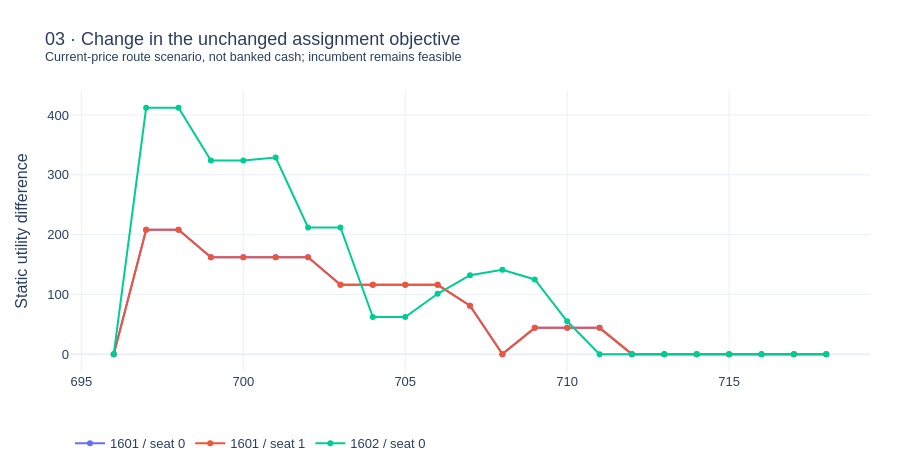

The code cell stored with this chart in its notebook:
### Code cell
screen_plots[1].show()
print('Static utility is not actual final cash. The incumbent feasible assignment was preserved.')

### Figure 1 — Plotly figure (JSON) as saved in the notebook; plotly's stock layout.template omitted (floating-point values rounded to 4 significant figures)
{"data": [{"mode": "lines+markers", "name": "1601 / seat 0", "type": "scatter", "x": [696, 697, 698, 699, 700, 701, 702, 703, 704, 705, 706, 707, 708, 709, 710, 711, 712, 713, 714, 715, 716, 717, 718], "y": [0.0, 208.0, 208.0, 162.0, 162.0, 162.0, 162.0, 116.0, 116.0, 116.0, 116.0, 81.0, 0.0, 44.0, 44.0, 44.0, 0.0, 0.0, 0.0, 0.0, 0.0, 0.0, 0.0]}, {"mode": "lines+markers", "name": "1601 / seat 1", "type": "scatter", "x": [696, 697, 698, 699, 700, 701, 702, 703, 704, 705, 706, 707, 708, 709, 710, 711, 712, 713, 714, 715, 716, 717, 718], "y": [0.0, 208.0, 208.0, 162.0, 162.0, 162.0, 162.0, 116.0, 116.0, 116.0, 116.0, 81.0, 0.0, 44.0, 44.0, 44.0, 0.0, 0.0, 0.0, 0.0, 0.0, 0.0, 0.0]}, {"mode": "lines+markers", "name": "1602 / seat 0", "type": "scatter", "x": [696, 697, 698, 699, 700, 701, 702, 703, 704, 705, 706, 707, 708, 709, 710, 711, 712, 713, 714, 715, 716, 717, 718], "y": [0.0, 412.0, 412.0, 324.0, 324.0, 329.0, 212.0, 212.0, 62.0, 62.0, 101.0, 132.0, 141.0, 125.0, 55.0, 0.0, 0.0, 0.0, 0.0, 0.0, 0.0, 0.0, 0.0]}], "layout": {"font": {"family": "Arial", "size": 13}, "height": 470, "legend": {"orientation": "h", "y": -0.2}, "margin": {"b": 70, "l": 70, "r": 30, "t": 90}, "title": {"text": "03 · Change in the unchanged assignment objective<br><sup>Current-price route scenario, not banked cash; incumbent remains feasible</sup>"}, "yaxis": {"title": {"text": "Static utility difference"}}}}
